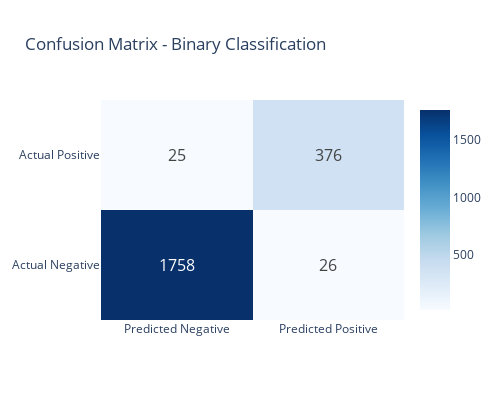

Write notebook code for a chart like this one.
### Markdown cell above
## Visualisation des résultats de classification binaire

### Code cell
# Plot confusion matrix
fig = go.Figure(data=go.Heatmap(
    z=binary_results['confusion_matrix'],
    x=['Predicted Negative', 'Predicted Positive'],
    y=['Actual Negative', 'Actual Positive'],
    text=binary_results['confusion_matrix'],
    texttemplate="%{text}",
    textfont={"size": 16},
    colorscale='Blues'
))

fig.update_layout(
    title='Confusion Matrix - Binary Classification',
    height=400,
    width=500
)

fig.show()

### Figure 1 — Plotly figure (JSON) as saved in the notebook; plotly's stock layout.template omitted (floating-point values rounded to 4 significant figures)
{"data": [{"colorscale": [[0, "rgb(247,251,255)"], [0.125, "rgb(222,235,247)"], [0.25, "rgb(198,219,239)"], [0.375, "rgb(158,202,225)"], [0.5, "rgb(107,174,214)"], [0.625, "rgb(66,146,198)"], [0.75, "rgb(33,113,181)"], [0.875, "rgb(8,81,156)"], [1, "rgb(8,48,107)"]], "text": [[1758, 26], [25, 376]], "textfont": {"size": 16}, "texttemplate": "%{text}", "type": "heatmap", "x": ["Predicted Negative", "Predicted Positive"], "y": ["Actual Negative", "Actual Positive"], "z": [[1758, 26], [25, 376]]}], "layout": {"height": 400, "title": {"text": "Confusion Matrix - Binary Classification"}, "width": 500}}
